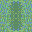

The image is a tile-based game level rendered from a .tmx file. Its description and complete source (layers, tilesets, objects, tile grids) follow:
An orthogonal 2x2 tile map with 16x16 px tiles, 1 tile layer (Tile Layer 1).

<map version="1.5" tiledversion="1.7.2" orientation="orthogonal" renderorder="right-down" width="2" height="2" tilewidth="16" tileheight="16" infinite="0" nextlayerid="2" nextobjectid="1">
 <tileset firstgid="1" name="UpdatedVillage.png" tilewidth="16" tileheight="16" tilecount="1024" columns="32">
  <image source="UpdatedVillage.png" trans="ffffff" width="512" height="512" />
 </tileset>
 <layer id="1" name="Tile Layer 1" width="2" height="2">
  <properties>
   <property name="Anims1" value="UpdatedVillageAnimations" />
   <property name="ChapterID" value="Debug2Ch" />
   <property name="Main" value="" />
   <property name="MapID" value="Debug2Map" />
   <property name="ObjectType" value="UpdatedVillageObj" />
   <property name="PaletteID" value="UpdatedVillagePal" />
   <property name="TileConfig" value="UpdatedVillageConf" />
  </properties>
  <data>
   <tile gid="11" />
   <tile gid="12" />
   <tile gid="43" />
   <tile gid="44" />
  </data>
 </layer>
</map>
